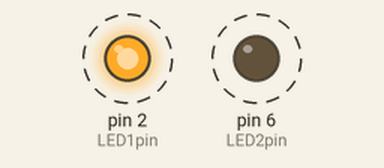
This sketch was run on a simulated Arduino Uno, built with avr-gcc and run on an emulated ATmega328P. Shown: output pins drawn as LEDs (lit = HIGH). Dashed ring = blinking.

Above: at 0.5 s.
Timing chart, 0 to 4.6 s (numbered marks = the images above):
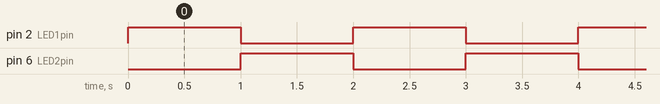

Measured:
- by itself, pin 2 (LED1pin), pin 6 (LED2pin): alternates HIGH for 1.0 s and LOW for 1.0 s
- by itself, everything shown: repeats every 2.0 s, in 4 steps

The sketch:

470_lab1_alternating_LEDs.ino
```cpp
int LED1pin = 2; //the pin we choose to connect LED 1 to.
int LED2pin = 6; //the pin we choose to connect LED 2 to.
void setup() {
  pinMode(LED1pin, OUTPUT);
  pinMode(LED2pin, OUTPUT);
  digitalWrite(LED1pin, LOW);
  digitalWrite(LED2pin, LOW);
}

bool alternate = true;
void loop() {
  if (alternate == true) {
    digitalWrite(LED1pin, HIGH);
    delay(1000);
    digitalWrite(LED1pin, LOW);
    alternate = false;
  }
  else {
    digitalWrite(LED2pin, HIGH);
    delay(1000);
    digitalWrite(LED2pin, LOW);
    alternate = true;
  }
}
```
